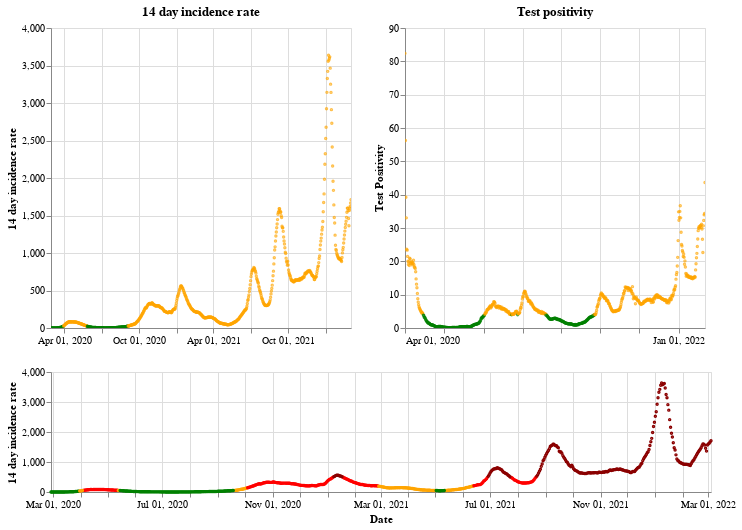

Notebook cell for this chart:
### Markdown cell above
## Scotland

### Code cell
plot_traffic_light('Scotland')

### Figure 1 — Vega-Lite specification as saved in the notebook (floating-point values rounded to 4 significant figures; data arrays with more than 128 entries replaced by an {"elided": "..."} marker saying what was removed)
{"config": {"view": {"continuousWidth": 400, "continuousHeight": 300}}, "vconcat": [{"hconcat": [{"mark": {"type": "point", "size": 2}, "encoding": {"color": {"condition": {"value": "green", "test": "(datum.twoWeeklyCasesRate <= 25)"}, "value": "orange"}, "tooltip": [{"type": "nominal", "field": "areaName"}, {"type": "temporal", "field": "date"}, {"type": "quantitative", "field": "twoWeeklyCasesRate"}, {"type": "quantitative", "field": "testPositivity"}], "x": {"type": "temporal", "axis": {"title": ""}, "field": "date", "scale": {"domain": {"selection": "DateBrush"}}, "timeUnit": "yearmonthdate"}, "y": {"type": "quantitative", "axis": {"title": "14 day incidence rate"}, "field": "twoWeeklyCasesRate"}}, "title": "14 day incidence rate", "width": 300}, {"mark": {"type": "point", "size": 2}, "encoding": {"color": {"condition": {"value": "green", "test": "(datum.testPositivity <= 4)"}, "value": "orange"}, "tooltip": [{"type": "nominal", "field": "areaName"}, {"type": "temporal", "field": "date"}, {"type": "quantitative", "field": "twoWeeklyCasesRate"}, {"type": "quantitative", "field": "testPositivity"}], "x": {"type": "temporal", "axis": {"title": ""}, "field": "date", "scale": {"domain": {"selection": "DateBrush"}}, "timeUnit": "yearmonthdate"}, "y": {"type": "quantitative", "axis": {"title": "Test Positivity"}, "field": "testPositivity"}}, "title": "Test positivity", "width": 300}]}, {"layer": [{"mark": {"type": "point", "size": 2}, "encoding": {"color": {"condition": {"value": "orange", "test": "(((datum.testPositivity < 4) && (datum.twoWeeklyCasesRate >= 50)) && (datum.twoWeeklyCasesRate < 200))"}, "value": "red"}, "opacity": {"condition": {"value": 1, "test": "((datum.twoWeeklyCasesRate >= 50) && (datum.twoWeeklyCasesRate < 500))"}, "value": 0}, "tooltip": [{"type": "nominal", "field": "areaName"}, {"type": "temporal", "field": "date"}, {"type": "quantitative", "field": "twoWeeklyCasesRate"}, {"type": "quantitative", "field": "testPositivity"}], "x": {"type": "temporal", "axis": {"title": "Date"}, "field": "date", "timeUnit": "yearmonthdate"}, "y": {"type": "quantitative", "axis": {"title": "14 day incidence rate"}, "field": "twoWeeklyCasesRate"}}, "selection": {"DateBrush": {"type": "interval", "encodings": ["x"], "fields": ["Time"]}}}, {"mark": {"type": "point", "size": 2}, "encoding": {"color": {"value": "darkred"}, "opacity": {"condition": {"value": 1, "test": "(datum.twoWeeklyCasesRate >= 500)"}, "value": 0}, "tooltip": [{"type": "nominal", "field": "areaName"}, {"type": "temporal", "field": "date"}, {"type": "quantitative", "field": "twoWeeklyCasesRate"}, {"type": "quantitative", "field": "testPositivity"}], "x": {"type": "temporal", "axis": {"title": "Date"}, "field": "date", "timeUnit": "yearmonthdate"}, "y": {"type": "quantitative", "axis": {"title": "14 day incidence rate"}, "field": "twoWeeklyCasesRate"}}}, {"mark": {"type": "point", "size": 2}, "encoding": {"color": {"condition": {"value": "green", "test": "((datum.testPositivity < 4) && (datum.twoWeeklyCasesRate < 50))"}, "value": "orange"}, "opacity": {"condition": {"value": 1, "test": "(datum.twoWeeklyCasesRate < 50)"}, "value": 0}, "tooltip": [{"type": "nominal", "field": "areaName"}, {"type": "temporal", "field": "date"}, {"type": "quantitative", "field": "twoWeeklyCasesRate"}, {"type": "quantitative", "field": "testPositivity"}], "x": {"type": "temporal", "axis": {"title": "Date"}, "field": "date", "timeUnit": "yearmonthdate"}, "y": {"type": "quantitative", "axis": {"title": "14 day incidence rate"}, "field": "twoWeeklyCasesRate"}}}], "height": 120, "width": 660}], "data": {"name": "data-87921216eb15eb0b7ab85ccadd8ba6a7"}, "$schema": "https://vega.github.io/schema/vega-lite/v4.8.1.json", "datasets": {"data-87921216eb15eb0b7ab85ccadd8ba6a7": {"elided": "736 records"}}}
